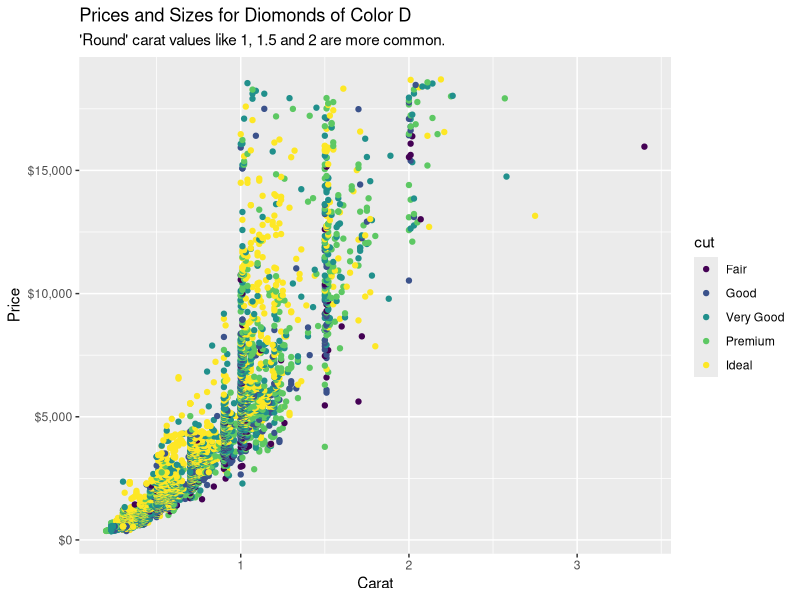

Generate this figure with R:
## ---- chunk 1
#| message: false
#| label: setup
library(tidyverse)
## ---- chunk 2
#| label: diamonds-plot
diamonds |>
  filter(z != 0) |>
  filter(color == "D") |>
  ggplot(aes(x = carat, y = price, color = cut)) + 
    geom_point() + 
    scale_y_continuous(labels = scales::dollar) + 
    labs(title = "Prices and Sizes for Diomonds of Color D",
         subtitle = "'Round' carat values like 1, 1.5 and 2 are more common.",
         x = "Carat",
         y = "Price")
